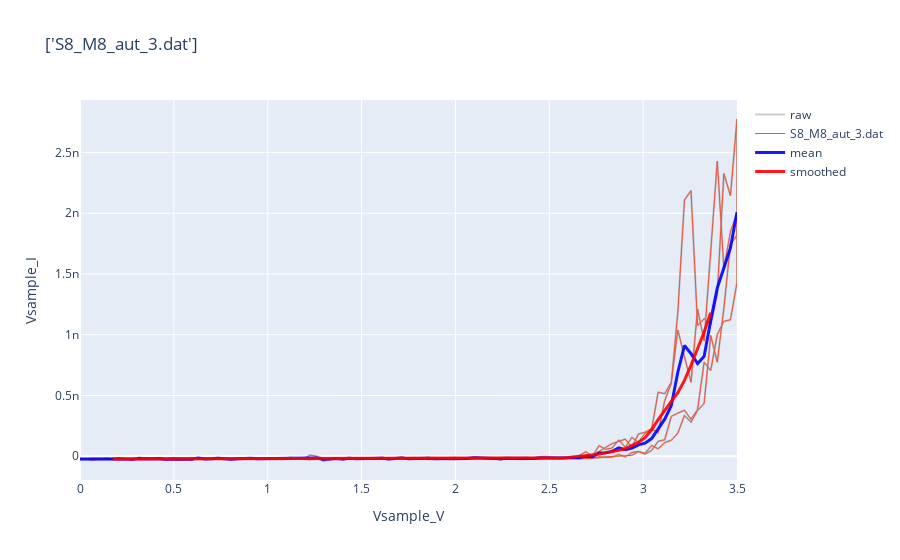

This figure's notebook cell:
### Code cell
import plotly.graph_objects as go

fig = go.Figure()

fig.add_trace(
    go.Scatter(
        x=data['Vsample_V'],
        y=data['Vsample_I'],
        mode='lines',
        name='raw',
        marker=dict(
            color='rgba(0, 0, 0, 0.2)'
        )
    )
)

for file in filenames:
    label = file
    df = pd.read_csv(os.path.join(directory, file), delimiter=delimiter)
    fig.add_trace(
        go.Scatter(
            x=df['Vsample_V'],
            y=df['Vsample_I'],
            mode='lines',
            name=label,
            line=dict(
                width=1
            )
        )
    )

# mean I(V) (line)
fig.add_trace(
    go.Scatter(
        x=data['Vsample_V'],
        y=data['Vsample_I_mean'],
        mode='lines',
        name='mean',
        line=dict(
            color='rgba(0, 0, 255, 0.9)', 
            width=3
        )
    )
)
# smoothed mean I(V) (line)
fig.add_trace(
    go.Scatter(
        x=data['Vsample_V'],
        y=data['Vsample_I_mean_rolling'],
        mode='lines', 
        name='smoothed',
        line=dict(
            color='rgba(255, 0, 0, 0.9)',
            width=3
        )
    )
)

fig.update_layout(
    title = f'{filenames}',
    xaxis_title='Vsample_V',
    yaxis_title='Vsample_I', 
    
)


fig.show()

### Figure 1 — Plotly figure (JSON) as saved in the notebook; plotly's stock layout.template omitted (floating-point values rounded to 4 significant figures; data arrays with more than 128 entries replaced by an {"elided": "..."} marker saying what was removed)
{"data": [{"marker": {"color": "rgba(0, 0, 0, 0.2)"}, "mode": "lines", "name": "raw", "type": "scatter", "x": {"elided": "404 float values"}, "y": {"elided": "404 float values"}}, {"line": {"width": 1}, "mode": "lines", "name": "S8_M8_aut_3.dat", "type": "scatter", "x": {"elided": "404 float values"}, "y": {"elided": "404 float values"}}, {"line": {"color": "rgba(0, 0, 255, 0.9)", "width": 3}, "mode": "lines", "name": "mean", "type": "scatter", "x": {"elided": "404 float values"}, "y": {"elided": "404 float values"}}, {"line": {"color": "rgba(255, 0, 0, 0.9)", "width": 3}, "mode": "lines", "name": "smoothed", "type": "scatter", "x": {"elided": "404 float values"}, "y": {"elided": "404 float values"}}], "layout": {"title": {"text": "['S8_M8_aut_3.dat']"}, "xaxis": {"title": {"text": "Vsample_V"}}, "yaxis": {"title": {"text": "Vsample_I"}}}}
